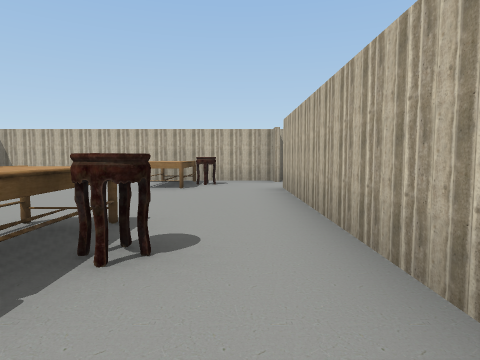
View 1 (above)

23 first-person views from a walk through a Unity game level. The camera is 1.2 m above the floor, tilts 4° down and sees 75° across. The floor is counted in squares, 2 m on a side. Each view is taken from the middle of a square. On the plan, view 1 faces up. The plan holds only what a view shows up to about 9 squares ahead; the rest is blank. The place goes on beyond the plan. The player character is not drawn. Door leaves are left out, so doorways stand open. Some surface patterns are stand-ins.

View 2
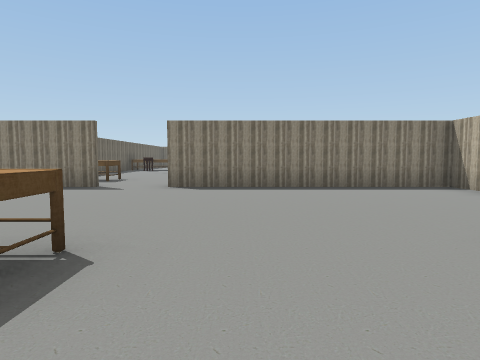

View 3
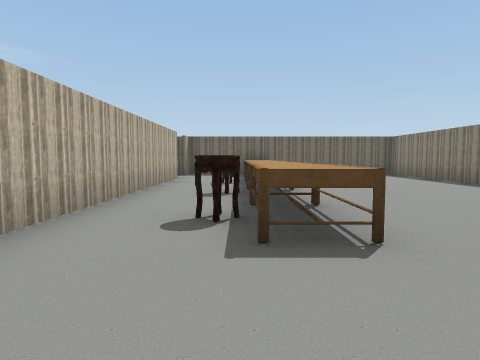

View 4
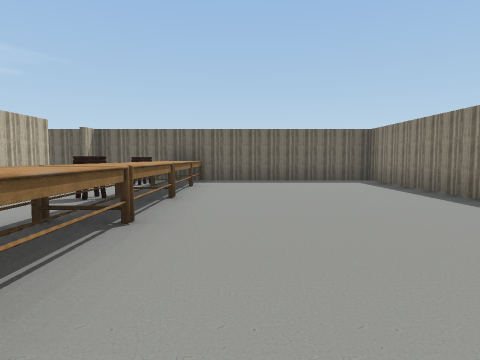

View 5
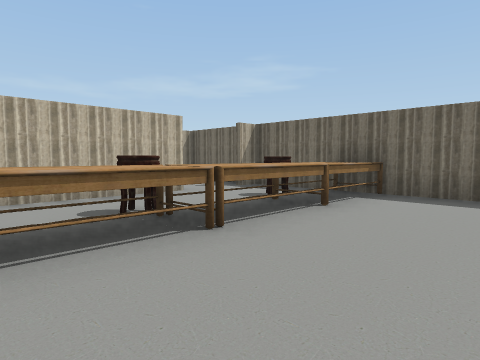

View 6
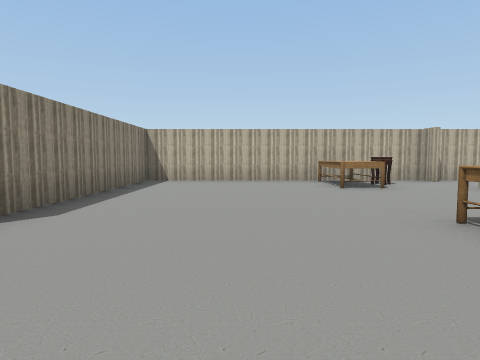

View 7
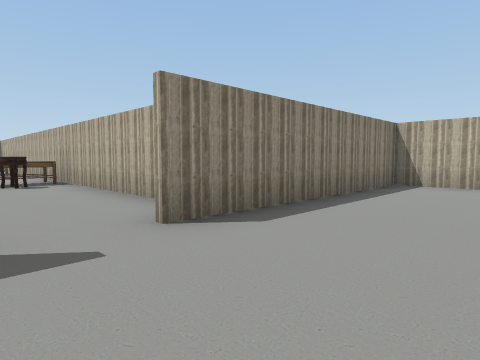

View 8
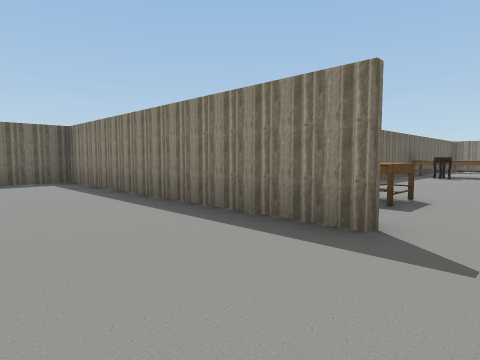

View 9
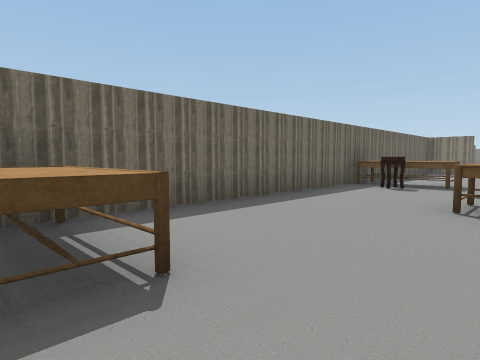

View 10
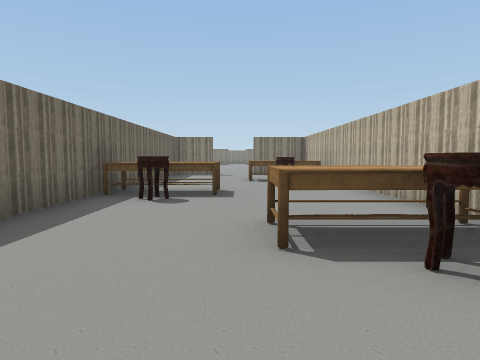

View 11
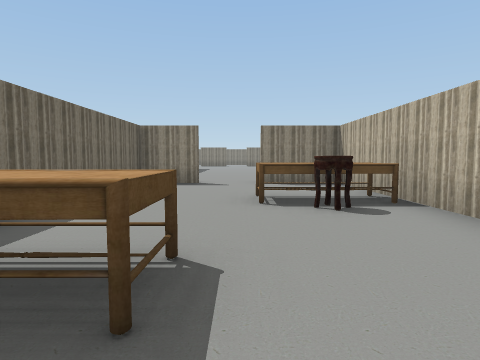

View 12
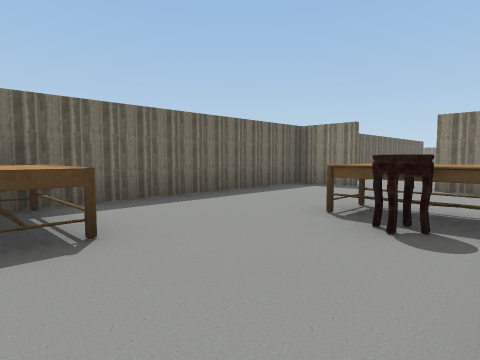

View 13
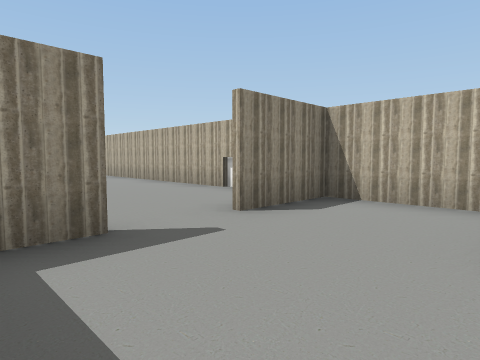

View 14
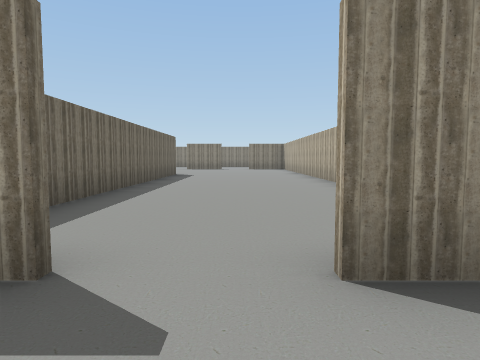

View 15
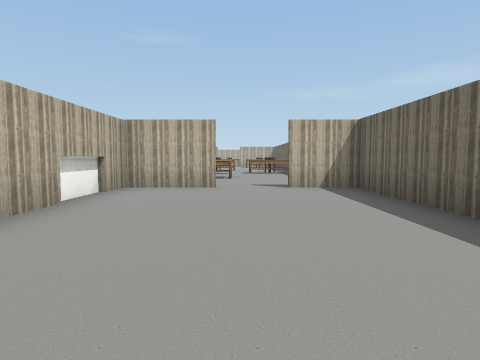

View 16
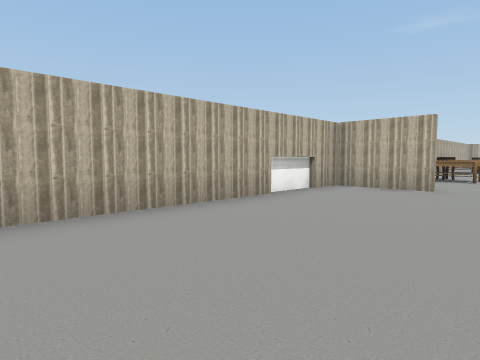

View 17
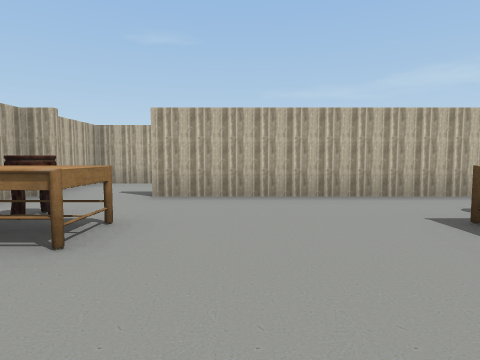

View 18
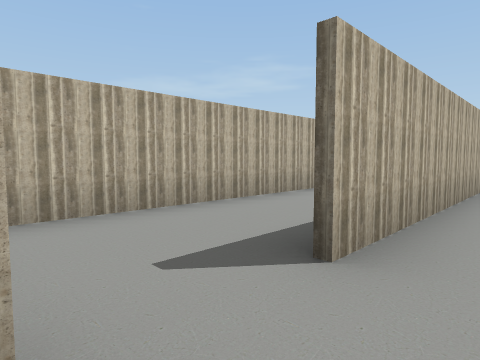

View 19
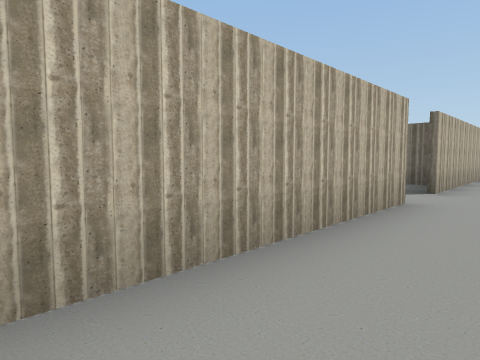

View 20
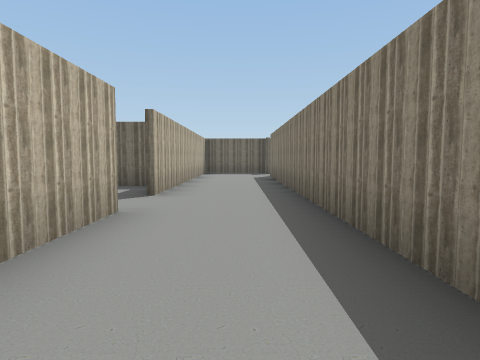

View 21
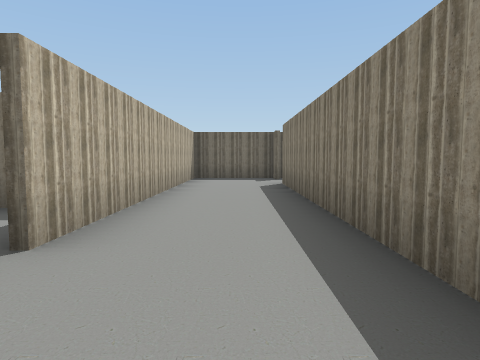

View 22
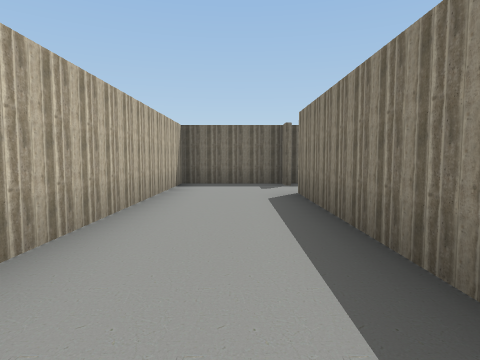

View 23
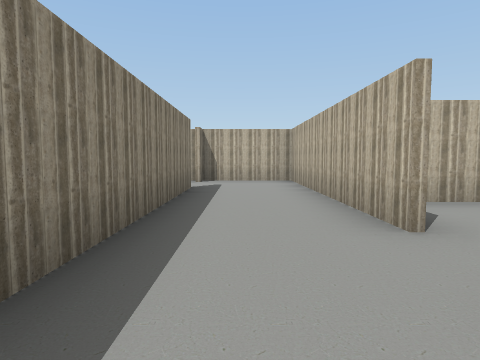

### Floor plan
Points are (right, up) in squares from view 1. A wall is a line through its corners. A room is listed if a view was taken in it or the views show most of it. See-through windows are left out.
Room 1 (views 1, 2, 3, 4, 5, 6, 7, 8, 17, 18)
walls: (-6.5, 1.1) (-6.5, -6.4) (0.9, -6.4); (0.9, -4.4) (0.9, 6.4); (0.9, 7.8) (0.9, 8.4) (-6.5, 8.4) (-6.5, 2.5); (0.9, -6.5) (0.9, -5.9)
ways out: open door at (-6.5, 1.5) to room 2; open door at (1, 7) to room 4; open door at (1, -5.5) to room 5
objects: table (-2, -6) to (-1, -5); table (-2, -4) to (-2, -3); table (-2, -2) to (-1, -1); table (-2, 0) to (-1, 1); table (-2, 2) to (-1, 3); table (-2, 7) to (-1, 8)
Room 2 (views 9, 10, 11, 12, 13, 14)
walls: (-14.5, -1.4) (-9.4, -1.4); (-13.4, 3.4) (-17.5, 3.4); (-19.4, 3.4) (-22.1, 3.4); (-8.1, 3.4) (-11.5, 3.4); (-21.5, 0.1) (-21.5, -1.4); (-21.5, 3.5) (-21.5, 1.5); (-21.6, -1.4) (-16.4, -1.4)
ways out: open door at (-6.5, 1.5) to room 1; open door at (-21.5, 0.5) to room 3
objects: table (-19, 2) to (-18, 3); table (-16, -1) to (-15, 0); table (-13, 2) to (-12, 3); table (-9, -1) to (-8, 0)
Room 3 (views 15, 16)
walls: (-22.1, 3.4) (-28.5, 3.4); (-28.5, -1.4) (-21.6, -1.4); (-21.6, 1.4) (-21.6, 3.4); (-21.6, -1.5) (-21.6, 0)
ways out: open door at (-21.5, 0.5) to room 2
Room 4 (views 19, 20, 21, 22, 23)
walls: (3.4, 2.4) (3.4, 8.4) (0.9, 8.4); (1, 6.4) (1, -1.5); (1, 8.4) (1, 7.9); (3.4, -1.5) (3.4, 1)
ways out: open door at (1, 7) to room 1; opening at (2, -1) to room 5; open door at (3.5, 1.5)
Room 5 (no view inside)
walls: (1, -5.9) (1, -6.4); (0.9, -6.4) (3.4, -6.4) (3.4, -1.5); (1, -1.5) (1, -4.4)
ways out: open door at (1, -5.5) to room 1; opening at (2, -1) to room 4

Positions as (right, up) in squares from view 1, and headings:
1: (0, 0), facing up
2: (0, 4), facing left
3: (-1, 5), facing down
4: (-3, 2), facing down
5: (-4, -1), facing down-right
6: (-4, 0), facing up
7: (-4, 1), facing up-left
8: (-4, 2), facing down-left
9: (-8, 2), facing down-left
10: (-10, 1), facing left
11: (-14, 1), facing left
12: (-15, 3), facing down-left
13: (-19, -1), facing up-left
14: (-20, 1), facing left
15: (-28, 1), facing right
16: (-28, 0), facing up-right
17: (-4, 5), facing right
18: (0, 8), facing down-right
19: (2, 7), facing down-right
20: (2, 6), facing down
21: (2, 3), facing down
22: (2, 1), facing down
23: (2, 0), facing up
